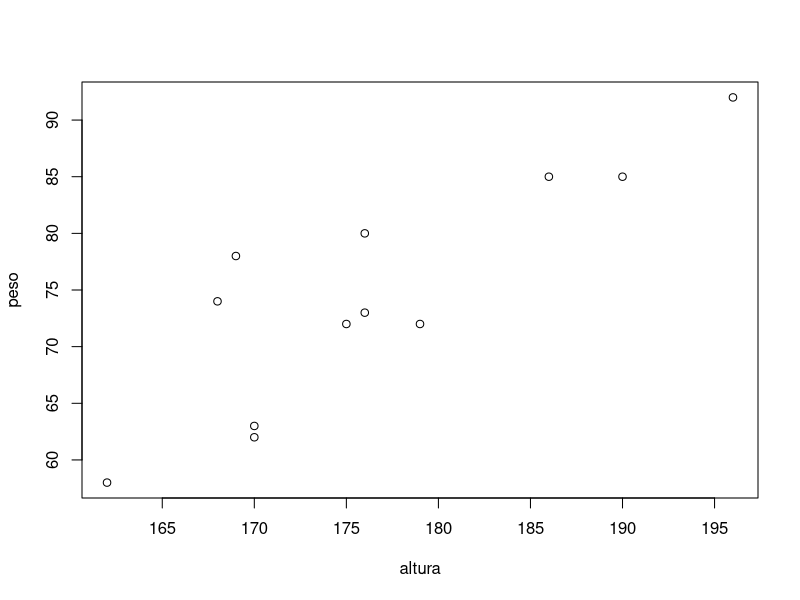
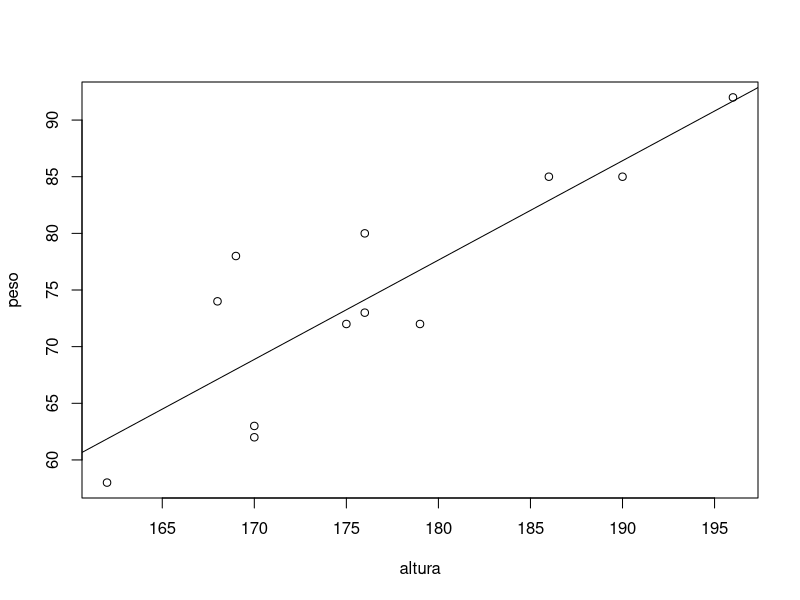

The R script that drew these images, in order:
# Linear regression

# En primer lugar, vamos a almacenar 
# los datos de las dos variables en dos vectores
peso <- c(74, 92, 63, 72, 58, 78, 85, 
          85, 73, 62, 80, 72)
altura <- c(168, 196, 170, 175, 162, 
            169, 190, 186, 176, 170, 176, 179)

plot(altura, peso)

reg_lin <- lm(peso ~ altura)
reg_lin

# Coefficients:
# (Intercept)    altura  
# -80.222        0.877
# Peso = -80.222 + 0.877 * altura
# -80.222  es el valor del peso para una persona de altura 0, 
# lo cual no tiene sentido. De hecho, en multitud de ocasiones 
# la interpretación del parámetro no es relevante y todo el 
# interés recae sobre la interpretación del resto de parámetros

summary(reg_lin)

# Residuals:
# Min     1Q Median     3Q    Max 
# -6.872 -4.084 -1.196  3.038 10.005 

# Coefficients:
# Estimate Std. Error t value Pr(>|t|)    
# (Intercept) -80.2220    29.8888  -2.684 0.022934 *  
# altura        0.8770     0.1692   5.184 0.000411 ***
# ---
# Signif. codes:  0 ‘***’ 0.001 ‘**’ 0.01 ‘*’ 0.05 ‘.’ 0.1 ‘ ’ 1

# Residual standard error: 5.572 on 10 degrees of freedom
# Multiple R-squared:  0.7288,	Adjusted R-squared:  0.7017 
# F-statistic: 26.87 on 1 and 10 DF,  p-value: 0.0004106

# encontramos información sobre los residuos (en el apartado 
# Residuals), que se definen como la diferencia entre el 
# verdadero valor de la variable dependiente y el valor que 
# pronostica el modelo de regresión. Cuanto más pequeños 
# sean estos residuos mejor será el ajuste del modelo a los 
# datos y más acertadas serán las predicciones que se realicen 
# a partir de dicho modelo.


# En la tabla Coefficients encontramos los valores de los 
# parámetros que aparecían en la salida por defecto junto 
# a su error estándar. Cada parámetro aparece acompañado del 
# valor de un estadístico t de Student y un p-valor que sirven 
# para contrastar la significación del parámetro en cuestión, 
# es decir, para resolver los siguientes contrastes de hipótesis:
# H0 ≡ B0 = 0 vs H1 ≡ B0 ≠ 0
# H0 ≡ B1 = 0 vs H1 = B1 ≠ 0

# Lo que se pretende mediante estos contrastes es determinar si 
# los efectos de la constante y de la variable independiente 
# son realmente importantes para de explicar la variable 
# dependiente o si, por el contario, pueden considerarse nulos.

# En nuestro ejemplo, los p-valores que nos ayudan a resolver 
# estos contrastes son 0.0229 y 0.0004, ambos menores que 0.05. 
# Así, considerando un nivel del significación del 5%, 
# rechazamos la hipótesis nula en ambos contrastes, de manera 
# que podemos suponer ambos parámetros significativamente 
# distintos de 0.

# Por último, en la parte final de la salida, encontramos el 
# valor de R² (Multiple R-squared) y de R² ajustado 
# (Adjusted R-squared), que son indicadores de la bondad del 
# ajuste de nuestro modelo a los datos. R² oscila entre 0 y 1, 
# de manera que, valores de R² próximos a 1 indican un buen 
# ajuste del modelo lineal a los datos. Por otro lado, R² 
# ajustado es similar a R², pero penaliza la introducción en 
# el modelo de variables independientes poco relevantes a la 
# hora de explicar la variable dependiente. Por tanto, R² 
# ajustado <=  R². En nuestro ejemplo, R² = 0.7288 y 
# R² ajustado = 0.7017, por lo que podemos concluir que el 
# modelo lineal se ajusta de forma aceptable a nuestros datos. 
# La última línea de la salida incluye un estadístico 
# F de Snedecor y el p-valor correspondiente que se utilizan 
# para resolver el siguiente contraste:
# H0 ≡ Bi ∀ i
# H1 ≡ Bi ≠ 0 para al menos un i
# que se conoce habitualmente como contraste ómnibus. Mediante 
# este contraste se comprueba si, de forma global, el modelo 
# lineal es apropiado para modelizar los datos. En nuestro 
# ejemplo, el p-valor asociado a este contraste es inferior 
# a 0.05 por lo que, al 5% de significación podemos rechazar 
# la hipótesis nula y afirmar que, efectivamente, el modelo 
# lineal es adecuado para nuestro conjunto de datos.

# R nos permite dibujar la recta de regresión lineal sobre el 
# diagrama de dispersión mediante la orden abline. De este 
# modo podemos visualizar la distancia existente entre los 
# valores observados y los valores que el modelo pronostica 
# (esto es, los residuos).
  
plot(altura, peso)
abline(reg_lin)
